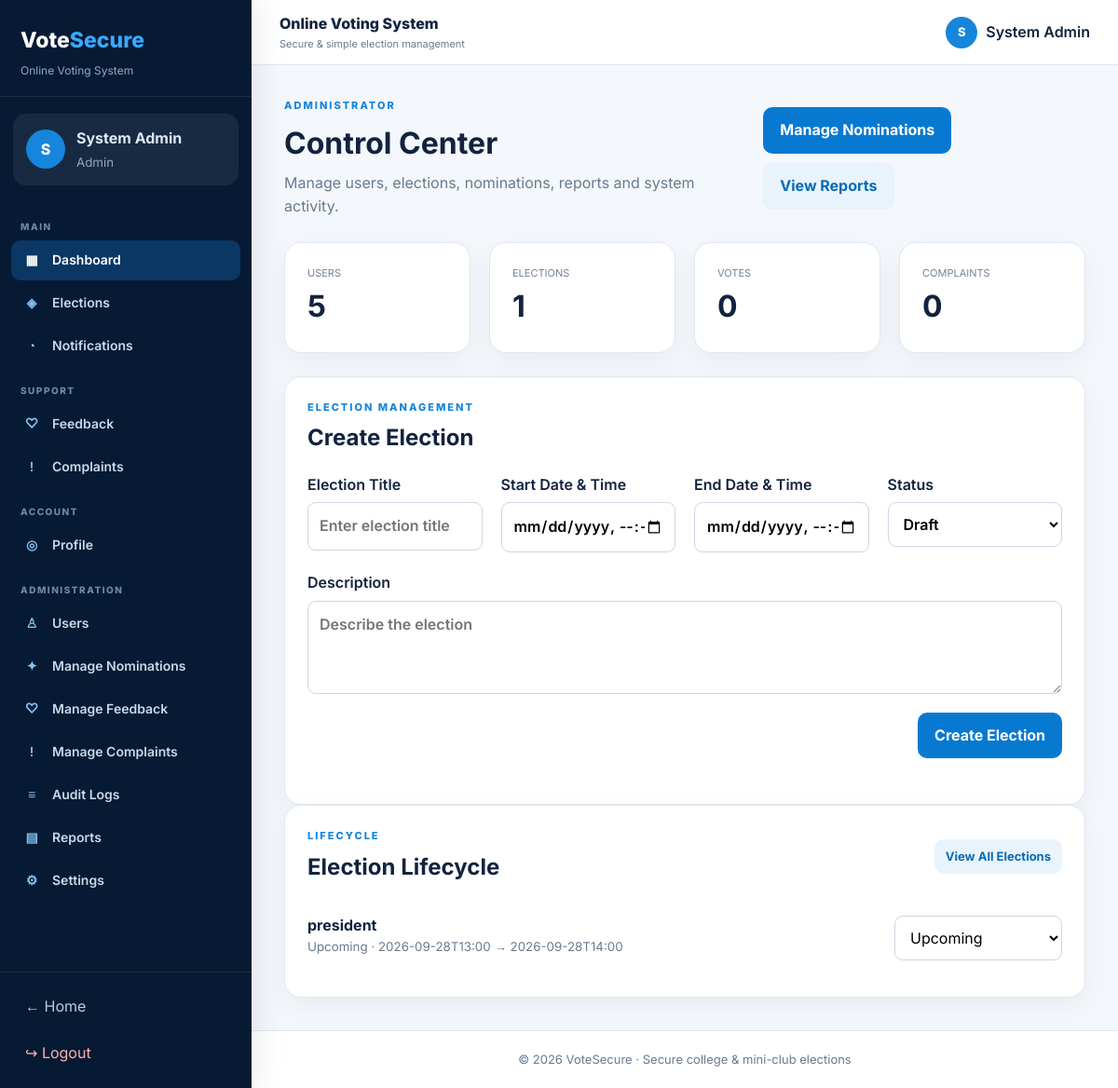
The page /admin (signed in) on the database its author committed.
### tables this page shows
CREATE TABLE users(id INTEGER PRIMARY KEY AUTOINCREMENT,name TEXT NOT NULL,email TEXT UNIQUE NOT NULL,password_hash TEXT NOT NULL,role TEXT NOT NULL CHECK(role IN ('voter','candidate','admin')),phone TEXT,language TEXT DEFAULT 'English',accessibility INTEGER DEFAULT 0,is_active INTEGER DEFAULT 1,created_at TEXT NOT NULL);

CREATE TABLE elections(id INTEGER PRIMARY KEY AUTOINCREMENT,title TEXT NOT NULL,description TEXT,start_at TEXT NOT NULL,end_at TEXT NOT NULL,status TEXT NOT NULL DEFAULT 'Draft',created_by INTEGER,created_at TEXT NOT NULL,FOREIGN KEY(created_by) REFERENCES users(id));

### app.py (the view)
@app.route('/admin')
@role_required('admin')
def admin_dashboard():
    stats = {
        k: q(
            sql,
            (),
            True
        )['c']
        for k, sql in {
            'users':
                'SELECT COUNT(*) c FROM users',
            'elections':
                'SELECT COUNT(*) c FROM elections',
            'votes':
                'SELECT COUNT(*) c FROM votes',
            'complaints':
                "SELECT COUNT(*) c FROM complaints WHERE status!='Resolved'"
        }.items()
    }
    elections = q(
        'SELECT * FROM elections ORDER BY id DESC'
    )
    users = q(
        '''
        SELECT
            id,
            name,
            email,
            role,
            is_active,
            created_at
        FROM users
        ORDER BY id DESC
        LIMIT 100
        '''
    )
    return render_template(
        'admin_dashboard.html',
        stats=stats,
        elections=elections,
        users=users
    )

### app.py (called while the page is built)
def get_db():
    if 'db' not in g:
        os.makedirs(
            os.path.dirname(DB_PATH),
            exist_ok=True
        )
        g.db = sqlite3.connect(DB_PATH)
        g.db.row_factory = sqlite3.Row
        g.db.execute(
            'PRAGMA foreign_keys=ON'
        )
    return g.db

def q(sql, args=(), one=False):
    cur = get_db().execute(sql, args)
    rows = cur.fetchall()
    cur.close()
    if one:
        return rows[0] if rows else None
    return rows

def role_required(*roles):
    def deco(fn):
        @wraps(fn)
        def wrap(*a, **kw):
            if not session.get('user_id'):
                return redirect(
                    url_for('login')
                )
            if session.get('role') not in roles:
                abort(403)
            return fn(*a, **kw)
        return wrap
    return deco

@app.context_processor
def common():
    unread = 0
    if session.get('user_id'):
        row = q(
            '''
            SELECT COUNT(*) AS c
            FROM notifications
            WHERE user_id=? AND is_read=0
            ''',
            (session['user_id'],),
            True
        )
        unread = row['c'] if row else 0
    current_user = None
    if session.get('user_id'):
        current_user = q(
            'SELECT * FROM users WHERE id=?',
            (session['user_id'],),
            True
        )
    return {
        'unread_notifications': unread,
        'current_user': current_user
    }

### templates/admin_dashboard.html (shortened to what this page needs)
{% extends 'base.html' %}
{% block content %}
<div class="page-head">
    <div>
        <p class="eyebrow">ADMINISTRATOR</p>
        <h1>Control Center</h1>
        <p class="muted">Manage users, elections, nominations, reports and system activity.</p>
    </div>
    <div class="page-actions">
        <a class="btn" href="{{ url_for('admin_nominations') }}">Manage Nominations</a>
        <a class="btn ghost" href="{{ url_for('reports') }}">View Reports</a>
    </div>
</div>
<div class="grid four">
    {% for k, v in stats.items() %}
        <div class="stat">
            <span>{{ k }}</span>
            <strong>{{ v }}</strong>
        </div>
    {% endfor %}
</div>
<section class="card">
    <div class="section-head">
        <div>
            <p class="eyebrow">ELECTION MANAGEMENT</p>
            <h2>Create Election</h2>
        </div>
    </div>
    <form class="grid four form-grid" method="post" action="{{ url_for('create_election') }}">
        <label>
            Election Title
            <input name="title" placeholder="Enter election title" required>
        </label>
        <label>
            Start Date &amp; Time
            <input name="start_at" type="datetime-local" required>
        </label>
        <label>
            End Date &amp; Time
            <input name="end_at" type="datetime-local" required>
        </label>
        <label>
            Status
            <select name="status">
                <option>Draft</option>
            </select>
        </label>
        <label class="full">
            Description
            <textarea name="description" placeholder="Describe the election"></textarea>
        </label>
        <div class="form-actions full">
            <button class="btn" type="submit">Create Election</button>
        </div>
    </form>
</section>
<section class="card">
    <div class="section-head">
        <div>
            <p class="eyebrow">LIFECYCLE</p>
            <h2>Election Lifecycle</h2>
        </div>
        <a class="btn ghost small" href="{{ url_for('elections') }}">View All Elections</a>
    </div>
    {% for e in elections %}
        <div class="list election-row">
            <div>
                <b>{{ e.title }}</b>
                <small>{{ e.status }} · {{ e.start_at }} → {{ e.end_at }}</small>
            </div>
            <form method="post" action="{{ url_for('update_election_status', eid=e.id) }}">
                <select id="status-{{ e.id }}" name="status" onchange="this.form.submit()">
                    {% for s in ['Draft', 'Upcoming', 'Active', 'Closed', 'Result Published', 'Archived'] %}
                        <option {% if s == e.status %}selected{% endif %}>{{ s }}</option>
                    {% endfor %}
                </select>
            </form>
        </div>
    {% else %}
        <div class="empty-state">
            <h3>No elections yet</h3>
            <p>Create your first election using the form above.</p>
        </div>
    {% endfor %}
</section>
{% endblock %}

### templates/base.html (shortened to what this page needs)
<!doctype html>
<html lang="en">
<head>
    <link rel="stylesheet" href="{{ url_for('static', filename='css/style.css') }}">
</head>
<body>
    {% if current_user %}
        <div class="app-layout">
            <aside class="sidebar" id="sidebar">
                <div class="sidebar-brand">
                    <a href="{{ url_for('dashboard') }}" class="brand">Vote<span>Secure</span></a>
                    <p>Online Voting System</p>
                </div>
                <div class="sidebar-user">
                    <div class="avatar">{{ session.name[:1]|upper }}</div>
                    <div>
                        <strong>{{ session.name }}</strong>
                        <small>{{ session.role|capitalize }}</small>
                    </div>
                </div>
                <nav class="sidebar-nav" aria-label="Dashboard navigation">
                    <p class="nav-section-title">MAIN</p>
                    <a class="{% if request.endpoint in ['dashboard', 'voter_dashboard', 'candidate_dashboard', 'admin_dashboard'] %}active{% endif %}" href="{{ url_for('dashboard') }}">
                        <span>▦</span> Dashboard
                    </a>
                    <a class="{% if request.endpoint in ['elections', 'election_detail', 'vote', 'confirmation'] %}active{% endif %}" href="{{ url_for('elections') }}">
                        <span>◈</span> Elections
                    </a>
                    <a class="{% if request.endpoint == 'notifications' %}active{% endif %}" href="{{ url_for('notifications') }}">
                        <span>◔</span> Notifications
                    </a>
                    <p class="nav-section-title">SUPPORT</p>
                    <a class="{% if request.endpoint == 'feedback' %}active{% endif %}" href="{{ url_for('feedback') }}">
                        <span>♡</span> Feedback
                    </a>
                    <a class="{% if request.endpoint == 'complaints' %}active{% endif %}" href="{{ url_for('complaints') }}">
                        <span>!</span> Complaints
                    </a>
                    <p class="nav-section-title">ACCOUNT</p>
                    <a class="{% if request.endpoint == 'profile' %}active{% endif %}" href="{{ url_for('profile') }}">
                        <span>◎</span> Profile
                    </a>
                    {% if session.role == 'admin' %}
                        <p class="nav-section-title">ADMINISTRATION</p>
                        <a class="{% if request.endpoint == 'admin_users' %}active{% endif %}" href="{{ url_for('admin_users') }}">
                            <span>♙</span> Users
                        </a>
                        <a class="{% if request.endpoint == 'admin_nominations' %}active{% endif %}" href="{{ url_for('admin_nominations') }}">
                            <span>✦</span> Manage Nominations
                        </a>
                        <a class="{% if request.endpoint == 'admin_feedback' %}active{% endif %}" href="{{ url_for('admin_feedback') }}">
                            <span>♡</span> Manage Feedback
                        </a>
                        <a class="{% if request.endpoint == 'admin_complaints' %}active{% endif %}" href="{{ url_for('admin_complaints') }}">
                            <span>!</span> Manage Complaints
                        </a>
                        <a class="{% if request.endpoint == 'audit_logs' %}active{% endif %}" href="{{ url_for('audit_logs') }}">
                            <span>≡</span> Audit Logs
                        </a>
                        <a class="{% if request.endpoint == 'reports' %}active{% endif %}" href="{{ url_for('reports') }}">
                            <span>▤</span> Reports
                        </a>
                        <a class="{% if request.endpoint == 'admin_settings' %}active{% endif %}" href="{{ url_for('admin_settings') }}">
                            <span>⚙</span> Settings
                        </a>
                    {% endif %}
                </nav>
                <div class="sidebar-bottom">
                    <a href="{{ url_for('index') }}">← Home</a>
                    <a href="{{ url_for('logout') }}" class="logout-link">↪ Logout</a>
                </div>
            </aside>
            <div class="dashboard-area">
                <header class="dashboard-topbar">
                    <div>
                        <span class="topbar-title">Online Voting System</span>
                        <small>Secure &amp; simple election management</small>
                    </div>
                    <a href="{{ url_for('profile') }}" class="topbar-profile">
                        <span class="avatar small">{{ session.name[:1]|upper }}</span>
                        <span>{{ session.name }}</span>
                    </a>
                </header>
                <main class="dashboard-content">
    {% endif %}
    {% block content %}{% endblock %}
    {% if current_user %}
                </main>
                <footer class="dashboard-footer">
                    © 2026 VoteSecure · Secure college &amp; mini-club elections
                </footer>
            </div>
        </div>
    {% else %}
        </main>
        <footer>
            © 2026 VoteSecure · Secure college &amp; mini-club elections
        </footer>
    {% endif %}
</body>
</html>

### rows shown on the page
users: name "System Admin", role "Admin"
elections: title "president", status "Upcoming", start_at "2026-09-28T13:00", end_at "2026-09-28T14:00"

### other values the page prints
{{ session.name[:1]|upper }} "S"
{{ k }} "USERS" "ELECTIONS" "VOTES" "COMPLAINTS"
{{ v }} "5" "1" "0" "0"
